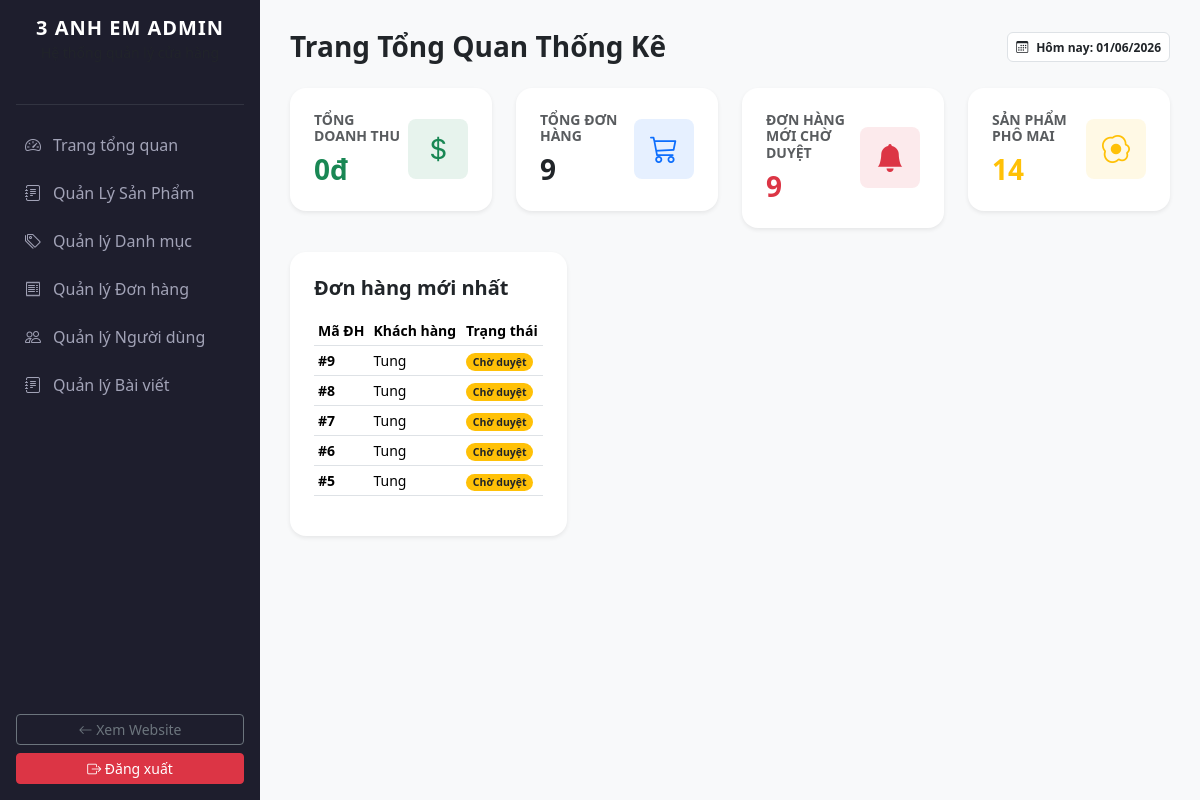
Page /phomai3anhem/admin/index.php (signed in) on the earlier database version.
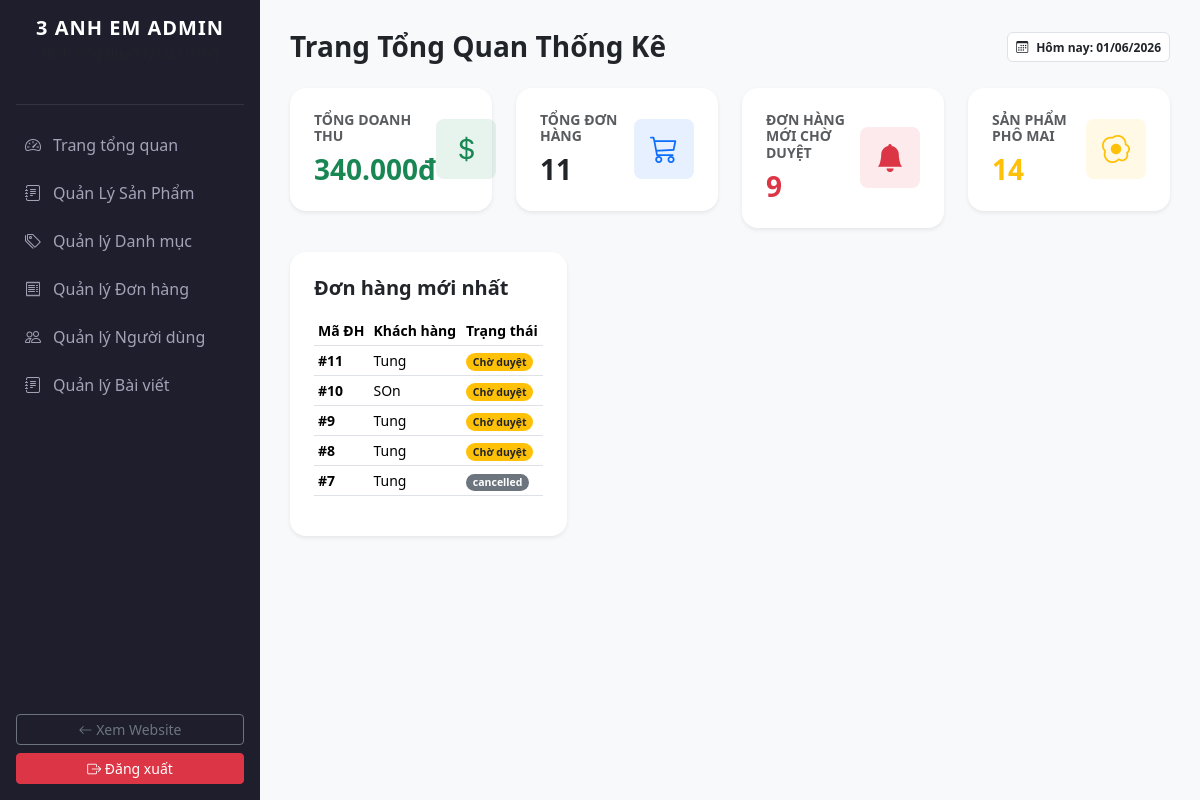
Same page on the later database version.
### tables this page shows
CREATE TABLE `orders` (
  `id` int(11) NOT NULL,
  `user_id` int(11) DEFAULT NULL,
  `full_name` varchar(255) NOT NULL,
  `email` varchar(255) NOT NULL,
  `phone` varchar(20) NOT NULL,
  `address` text NOT NULL,
  `note` text DEFAULT NULL,
  `total_money` int(11) NOT NULL,
  `status` varchar(50) DEFAULT 'pending',
  `created_at` timestamp NOT NULL DEFAULT current_timestamp()
);

### phomai3anhem/admin/index.php (the view, shortened to what the changed rows need)
<?php
include_once '../config/db.php';
include_once 'includes/header.php';
$total_revenue = $pdo->query("SELECT SUM(total_money) FROM orders WHERE status = 'completed'")->fetchColumn() ?? 0;
$total_orders = $pdo->query("SELECT COUNT(*) FROM orders")->fetchColumn();
?>
<div class="row g-4 mb-4">
    <div class="col-md-3">
        <div class="card admin-card p-4 bg-white border-0 shadow-sm rounded-4">
            <div class="d-flex justify-content-between align-items-center">
                <div>
                    <h6 class="text-muted small text-uppercase fw-bold">Tổng doanh thu</h6>
                    <h3 class="fw-bold text-success m-0"><?php echo number_format($total_revenue, 0, ',', '.'); ?>đ</h3>
                </div>
            </div>
        </div>
    </div>
    <div class="col-md-3">
        <div class="card admin-card p-4 bg-white border-0 shadow-sm rounded-4">
            <div class="d-flex justify-content-between align-items-center">
                <div>
                    <h6 class="text-muted small text-uppercase fw-bold">Tổng đơn hàng</h6>
                    <h3 class="fw-bold text-dark m-0"><?php echo $total_orders; ?></h3>
                </div>
            </div>
        </div>
    </div>
</div>
<div class="row g-4">
    <div class="col-lg-4">
        <div class="card admin-card p-4 bg-white border-0 shadow-sm rounded-4 h-100">
            <div class="table-responsive">
                <table class="table table-sm table-hover align-middle small">
                    <thead>
                        <tr class="text-secondary">
                            <th>Mã ĐH</th>
                            <th>Khách hàng</th>
                            <th>Trạng thái</th>
                        </tr>
                    </thead>
                    <tbody>
                        <?php
                        $latest_orders = $pdo->query("SELECT id, full_name, status FROM orders ORDER BY id DESC LIMIT 5")->fetchAll();
                        if (count($latest_orders) > 0):
                            foreach($latest_orders as $o):
                        ?>
                        <tr>
                            <td><strong>#<?php echo $o['id']; ?></strong></td>
                            <td><?php echo htmlspecialchars($o['full_name']); ?></td>
                            <td>
                                <?php if ($o['status'] == 'pending'): ?>
                                    <span class="badge bg-warning text-dark rounded-pill">Chờ duyệt</span>
                                <?php elseif ($o['status'] == 'completed'): ?>
                                    <span class="badge bg-success rounded-pill">Thành công</span>
                                <?php else: ?>
                                    <span class="badge bg-secondary rounded-pill"><?php echo $o['status']; ?></span>
                                <?php endif; ?>
                            </td>
                        </tr>
                        <?php
                            endforeach;
                        else:
                        ?>
                        <tr>
                            <td colspan="3" class="text-center text-muted py-3">Chưa có đơn hàng nào.</td>
                        </tr>
                        <?php endif; ?>
                    </tbody>
                </table>
            </div>
        </div>
    </div>
</div>
<?php include_once 'includes/footer.php'; ?>

Differences in the rows shown:
no longer on this page (row edited): orders: id "6", full_name "Tung", status "Chờ duyệt"
no longer on this page (row unchanged): orders: id "5", full_name "Tung", status "Chờ duyệt"
added orders: id "11", full_name "Tung", status "Chờ duyệt"
added orders: id "10", full_name "SOn", status "Chờ duyệt"
changed orders id 7: status (not shown) → "cancelled"; no longer shows "Chờ duyệt"
Other differences:
$total_revenue: "0" → "340.000"
$total_orders: "9" → "11"
